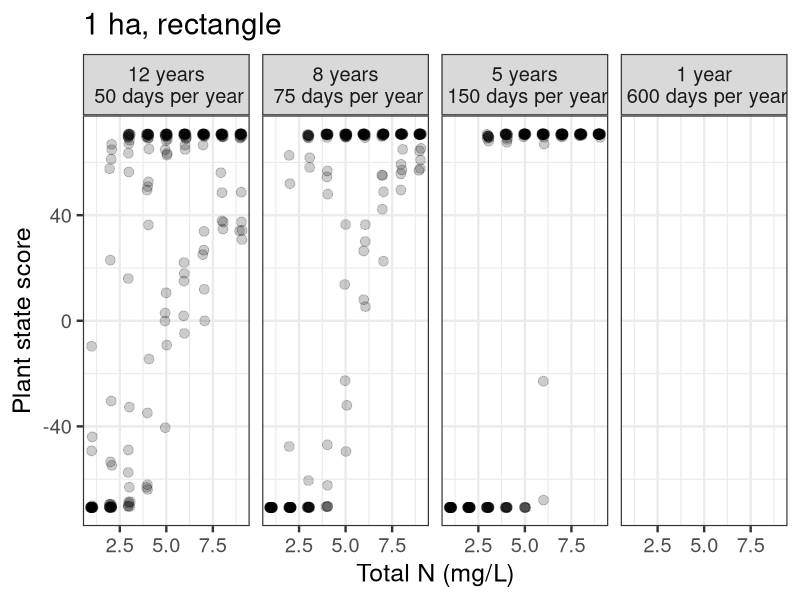
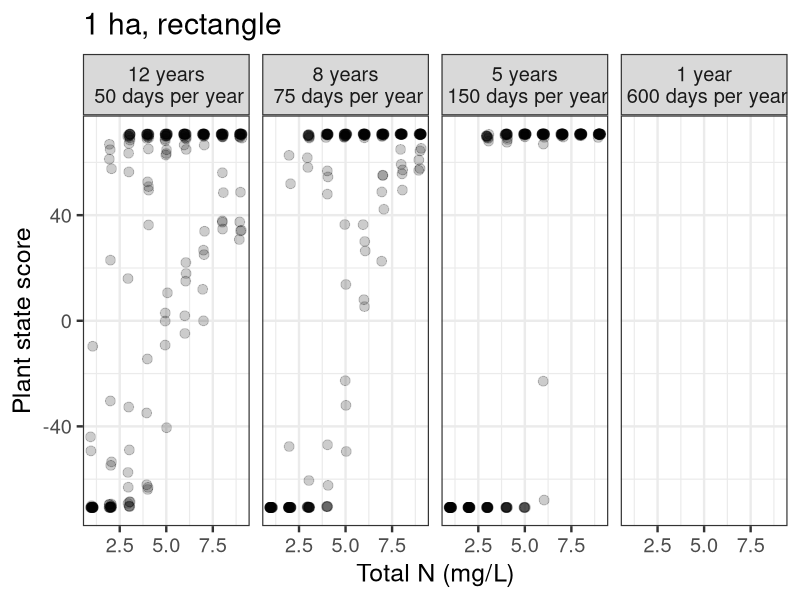

These figures' R source, in order:
library(ggplot2)
library(gridExtra)

###############
# Import data #
###############
data <- read.csv("output_growing_season.csv")

head(data)
nrow(data)


# Set ap altern. measures of FP&SAV for 600 day growing season  
# data$FP_final[data$years==1] <- data$FP_end_yr01[data$years==1]
# data$FP_final[data$years!=1] <- data$FP_end_yr04[data$years!=1]

# data$SAV_final[data$years==1] <- data$SAV_end_yr01[data$years==1]
# data$SAV_final[data$years!=1] <- data$SAV_end_yr04[data$years!=1]


###############################################
# Calculate "state_score" for each simulation #
# Range (-70.7, 70.7)                         #
# (-) score: more SAV                         #
# (+) score: more FP                          #
###############################################
# I could also use this (avg cover in the final year)
data$state_score <- (data$FP_end_yr04 - data$SAV_end_yr04) / sqrt(2)

# change "data$days" to a factor with different levels 
data$days_factor <- as.factor(data$days)
levels(data$days_factor) <- c("12 years\n 50 days per year","8 years\n 75 days per year",
                              "5 years\n 150 days per year","1 year\n 600 days per year")

# Plot 
SAV_FP_plot <- ggplot(data, aes(x=TOTALN,y=state_score))
SAV_FP_plot <- SAV_FP_plot + scale_colour_grey()
SAV_FP_plot <- SAV_FP_plot + geom_point(alpha=0.2,size=3, position=position_jitter(w=0.075))                                 
SAV_FP_plot <- SAV_FP_plot + facet_grid(. ~ days_factor)
SAV_FP_plot <- SAV_FP_plot + xlab("Total N (mg/L)")
SAV_FP_plot <- SAV_FP_plot + ylab(expression(paste("Plant state score")))
SAV_FP_plot <- SAV_FP_plot + theme_bw(base_size=18)
SAV_FP_plot <- SAV_FP_plot + ggtitle("1 ha, rectangle")
SAV_FP_plot

ggsave(file="output_growing_season_state_score.jpg",SAV_FP_plot, height=4,width=12)
